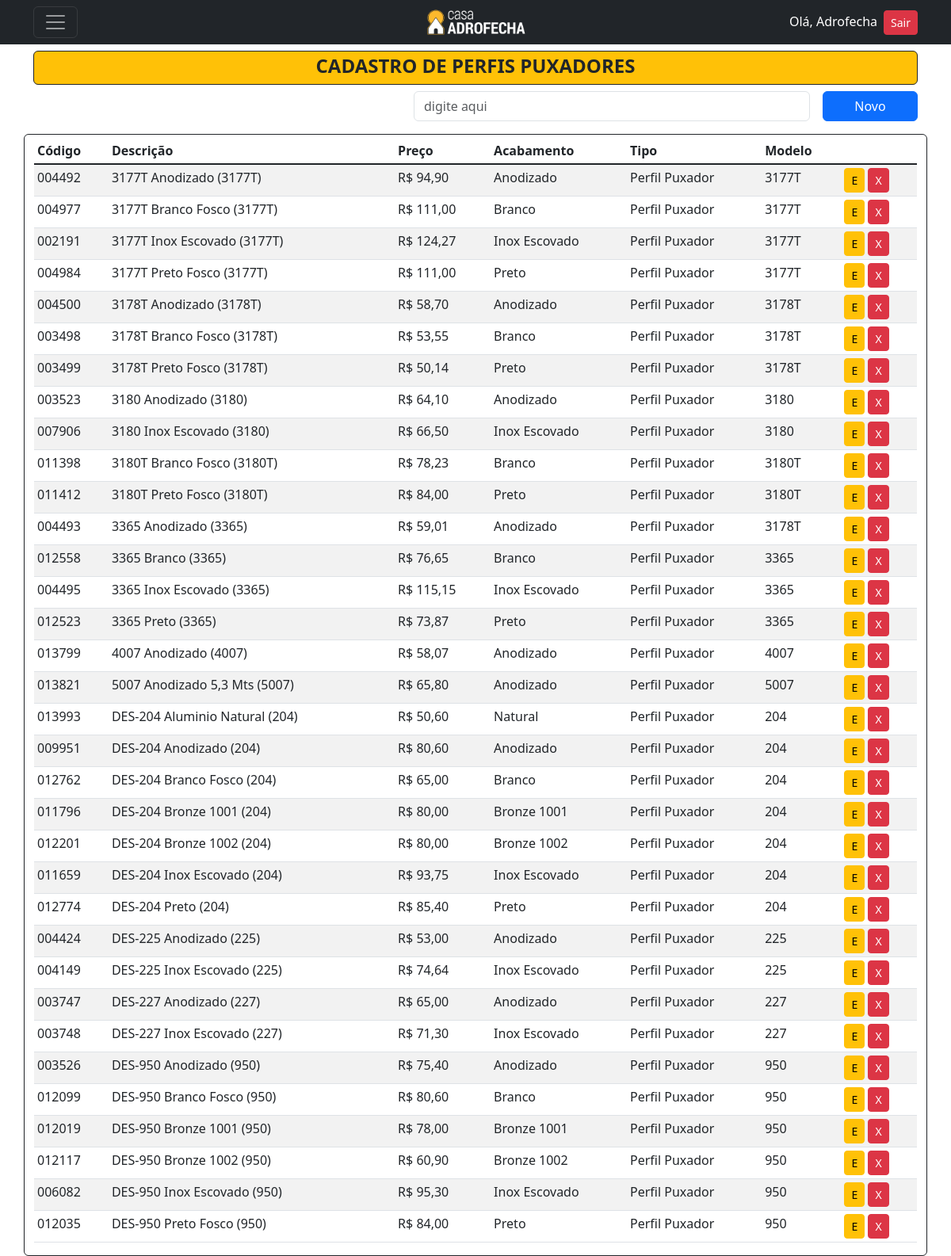
Screenshot of /listar/perfilpuxador/ (signed in) with the database file from the repository.
### cadastros/models.py (models this page shows, shortened)
class PerfilPuxador(models.Model):
    codigo = models.CharField(max_length=6, verbose_name="Código", unique=True)
    descricao = models.CharField(max_length=150, verbose_name="Descrição")
    preco = models.DecimalField(decimal_places=2, max_digits=5, verbose_name="Preço")
    acabamento = models.ForeignKey(Acabamento, on_delete=models.PROTECT)
    tipo = models.ForeignKey(Tipo, on_delete=models.PROTECT)
    modelo = models.ForeignKey(ModeloPerfilPuxador, on_delete=models.PROTECT)
    class Meta:
        verbose_name = 'Perfil Puxador'
        verbose_name_plural = 'Perfis Puxadores'
        ordering = ["descricao"]

class Acabamento(models.Model):
    acabamento = models.CharField(max_length=50, unique=True)
    codigo_rgb = models.CharField(max_length=15, verbose_name="Código RGB",)
    class Meta:
        verbose_name = 'Acabamento'
        verbose_name_plural = 'Acabamentos'
        ordering = ["acabamento"]
    def __str__(self):
        return self.acabamento

class Tipo(models.Model):
    tipo = models.CharField(max_length=30, unique=True)
    class Meta:
        ordering = ["tipo"]
    def __str__(self):
        return self.tipo

class ModeloPerfilPuxador(models.Model):
    modelo = models.CharField(max_length=10, unique=True)
    class Meta:
        verbose_name = 'Modelo Perfil Puxador'
        verbose_name_plural = 'Modelo Perfis Puxadores'
        ordering = ["modelo"]
    def __str__(self):
        return self.modelo

### cadastros/views.py (the view)
# urls.py: path('listar/perfilpuxador/', PerfilPuxadorList.as_view(), name='listar-perfilpuxador'),
class PerfilPuxadorList(LoginRequiredMixin,PermissionRequiredMixin, ListView):
    model = PerfilPuxador
    template_name = 'cadastros/listas/PerfilPuxador.html'
    permission_required = 'cadastros.view_perfilpuxador'

### cadastros/templates/cadastros/listas/perfilPuxador.html (shortened to what this page needs)
{% extends 'base.html' %}
{% block content %}
<header class="mt-5">
  <div>
      <div class="bg-warning rounded text-dark border border-dark pt-1 d-flex align-items-center justify-content-center">
        <h4><strong>CADASTRO DE PERFIS PUXADORES</strong></h4>
      </div>
      <div class="mt-2 d-flex align-items-center justify-content-end">
          <input type="email" class="form-control me-3" style="width: 500px;" name="busca-perfilpuxador" placeholder="digite aqui">
          <a href="{% url 'cadastrar-perfilpuxador' %}" style="width: 120px;" class="btn btn-primary bg-primary">Novo</a>
      </div>
  </div>
</header>
<div class="mt-3">
  <div class="row">
      <div class="border border-dark rounded container">
          <table class="mt-1 table table-sm table-striped">
            <thead>
              <tr>
                <th scope="col ">Código</th>
                <th scope="col ">Descrição</th>
                <th scope="col ">Preço</th>
                <th scope="col ">Acabamento</th>
                <th scope="col ">Tipo</th>
                <th scope="col ">Modelo</th>
              </tr>
            </thead>
            <tbody class="table-group-divider ">
                {% for perfilpuxador in object_list %}
                <tr>
                    <td>{{ perfilpuxador.codigo }}</td>
                    <td>{{ perfilpuxador.descricao }}</td>
                    <td>R$ {{ perfilpuxador.preco }}</td>
                    <td>{{ perfilpuxador.acabamento }}</td>
                    <td>{{ perfilpuxador.tipo }}</td>
                    <td>{{ perfilpuxador.modelo }}</td>
                    <td>
                        <a href="{% url 'editar-perfilpuxador' perfilpuxador.pk %}" class="btn btn-warning btn-sm" title="Editar">E</a>
                        <a href="{% url 'excluir-perfilpuxador' perfilpuxador.pk %}" class="btn btn-danger btn-sm" title="Excluir">X</a>
                    </td>
                </tr>
                {% empty %}
                    <tr>
                        <td colspan="9">Nenhum Perfil Puxador cadastrado</td>
                    </tr>
                {% endfor %}
            </tbody>
          </table>
      </div>
  </div>
</div>
{% endblock %}

### paginas/templates/navbar.html (shortened to what this page needs)
{% load static %}
<nav class="navbar navbar-dark bg-dark fixed-top">
  <div class="container d-flex justify-content-between align-items-center">
      <div class="col-4">
        <button class="navbar-toggler" type="button" data-bs-toggle="offcanvas" data-bs-target="#offcanvasDarkNavbar" aria-controls="offcanvasDarkNavbar">
        <span class="navbar-toggler-icon"></span>
        </button>
      </div>
      <div class="col-4 d-flex justify-content-center">
          <a href="{% url 'inicio' %}"><img src="{% static 'paginas/images/LogoPreto2.png' %}" alt="Logo" width="130" height="40"</img></a>
      </div>
      <div class="col-4 d-flex justify-content-end">
              <ul class="list-unstyled mb-0">
                  {% if request.user.is_authenticated %}
                  <li><a style="color:white" ;>Olá, {{ user.username }}</a><a class="ms-2 btn btn-danger btn-sm" href="{% url 'logout' %}">Sair</a></li>
                  {% else %}
                  <li><a class="btn btn-primary" href="{% url 'login' %}">Entrar</a></li>
                  {% endif %}
              </ul>
      </div>
  </div>
</nav>

### rows the page displays
PerfilPuxador: codigo "004492", descricao "3177T Anodizado (3177T)", preco "94,90", acabamento "Anodizado", tipo "Perfil Puxador", modelo "3177T"
PerfilPuxador: codigo "004977", descricao "3177T Branco Fosco (3177T)", preco "111,00", acabamento "Branco", tipo "Perfil Puxador", modelo "3177T"
PerfilPuxador: codigo "002191", descricao "3177T Inox Escovado (3177T)", preco "124,27", acabamento "Inox Escovado", tipo "Perfil Puxador", modelo "3177T"
PerfilPuxador: codigo "004984", descricao "3177T Preto Fosco (3177T)", preco "111,00", acabamento "Preto", tipo "Perfil Puxador", modelo "3177T"
PerfilPuxador: codigo "004500", descricao "3178T Anodizado (3178T)", preco "58,70", acabamento "Anodizado", tipo "Perfil Puxador", modelo "3178T"
PerfilPuxador: codigo "003498", descricao "3178T Branco Fosco (3178T)", preco "53,55", acabamento "Branco", tipo "Perfil Puxador", modelo "3178T"
PerfilPuxador: codigo "003499", descricao "3178T Preto Fosco (3178T)", preco "50,14", acabamento "Preto", tipo "Perfil Puxador", modelo "3178T"
PerfilPuxador: codigo "003523", descricao "3180 Anodizado (3180)", preco "64,10", acabamento "Anodizado", tipo "Perfil Puxador", modelo "3180"
PerfilPuxador: codigo "007906", descricao "3180 Inox Escovado (3180)", preco "66,50", acabamento "Inox Escovado", tipo "Perfil Puxador", modelo "3180"
PerfilPuxador: codigo "011398", descricao "3180T Branco Fosco (3180T)", preco "78,23", acabamento "Branco", tipo "Perfil Puxador", modelo "3180T"
PerfilPuxador: codigo "011412", descricao "3180T Preto Fosco (3180T)", preco "84,00", acabamento "Preto", tipo "Perfil Puxador", modelo "3180T"
PerfilPuxador: codigo "004493", descricao "3365 Anodizado (3365)", preco "59,01", acabamento "Anodizado", tipo "Perfil Puxador", modelo "3178T"
PerfilPuxador: codigo "012558", descricao "3365 Branco (3365)", preco "76,65", acabamento "Branco", tipo "Perfil Puxador", modelo "3365"
PerfilPuxador: codigo "004495", descricao "3365 Inox Escovado (3365)", preco "115,15", acabamento "Inox Escovado", tipo "Perfil Puxador", modelo "3365"
PerfilPuxador: codigo "012523", descricao "3365 Preto (3365)", preco "73,87", acabamento "Preto", tipo "Perfil Puxador", modelo "3365"
PerfilPuxador: codigo "013799", descricao "4007 Anodizado (4007)", preco "58,07", acabamento "Anodizado", tipo "Perfil Puxador", modelo "4007"
PerfilPuxador: codigo "013821", descricao "5007 Anodizado 5,3 Mts (5007)", preco "65,80", acabamento "Anodizado", tipo "Perfil Puxador", modelo "5007"
PerfilPuxador: codigo "013993", descricao "DES-204 Aluminio Natural (204)", preco "50,60", acabamento "Natural", tipo "Perfil Puxador", modelo "204"
PerfilPuxador: codigo "009951", descricao "DES-204 Anodizado (204)", preco "80,60", acabamento "Anodizado", tipo "Perfil Puxador", modelo "204"
PerfilPuxador: codigo "012762", descricao "DES-204 Branco Fosco (204)", preco "65,00", acabamento "Branco", tipo "Perfil Puxador", modelo "204"
PerfilPuxador: codigo "011796", descricao "DES-204 Bronze 1001 (204)", preco "80,00", acabamento "Bronze 1001", tipo "Perfil Puxador", modelo "204"
PerfilPuxador: codigo "012201", descricao "DES-204 Bronze 1002 (204)", preco "80,00", acabamento "Bronze 1002", tipo "Perfil Puxador", modelo "204"
PerfilPuxador: codigo "011659", descricao "DES-204 Inox Escovado (204)", preco "93,75", acabamento "Inox Escovado", tipo "Perfil Puxador", modelo "204"
PerfilPuxador: codigo "012774", descricao "DES-204 Preto (204)", preco "85,40", acabamento "Preto", tipo "Perfil Puxador", modelo "204"
PerfilPuxador: codigo "004424", descricao "DES-225 Anodizado (225)", preco "53,00", acabamento "Anodizado", tipo "Perfil Puxador", modelo "225"
PerfilPuxador: codigo "004149", descricao "DES-225 Inox Escovado (225)", preco "74,64", acabamento "Inox Escovado", tipo "Perfil Puxador", modelo "225"
PerfilPuxador: codigo "003747", descricao "DES-227 Anodizado (227)", preco "65,00", acabamento "Anodizado", tipo "Perfil Puxador", modelo "227"
PerfilPuxador: codigo "003748", descricao "DES-227 Inox Escovado (227)", preco "71,30", acabamento "Inox Escovado", tipo "Perfil Puxador", modelo "227"
PerfilPuxador: codigo "003526", descricao "DES-950 Anodizado (950)", preco "75,40", acabamento "Anodizado", tipo "Perfil Puxador", modelo "950"
PerfilPuxador: codigo "012099", descricao "DES-950 Branco Fosco (950)", preco "80,60", acabamento "Branco", tipo "Perfil Puxador", modelo "950"
PerfilPuxador: codigo "012019", descricao "DES-950 Bronze 1001 (950)", preco "78,00", acabamento "Bronze 1001", tipo "Perfil Puxador", modelo "950"
PerfilPuxador: codigo "012117", descricao "DES-950 Bronze 1002 (950)", preco "60,90", acabamento "Bronze 1002", tipo "Perfil Puxador", modelo "950"
PerfilPuxador: codigo "006082", descricao "DES-950 Inox Escovado (950)", preco "95,30", acabamento "Inox Escovado", tipo "Perfil Puxador", modelo "950"
PerfilPuxador: codigo "012035", descricao "DES-950 Preto Fosco (950)", preco "84,00", acabamento "Preto", tipo "Perfil Puxador", modelo "950"

### other values shown
{{ user.username }} "Adrofecha"
